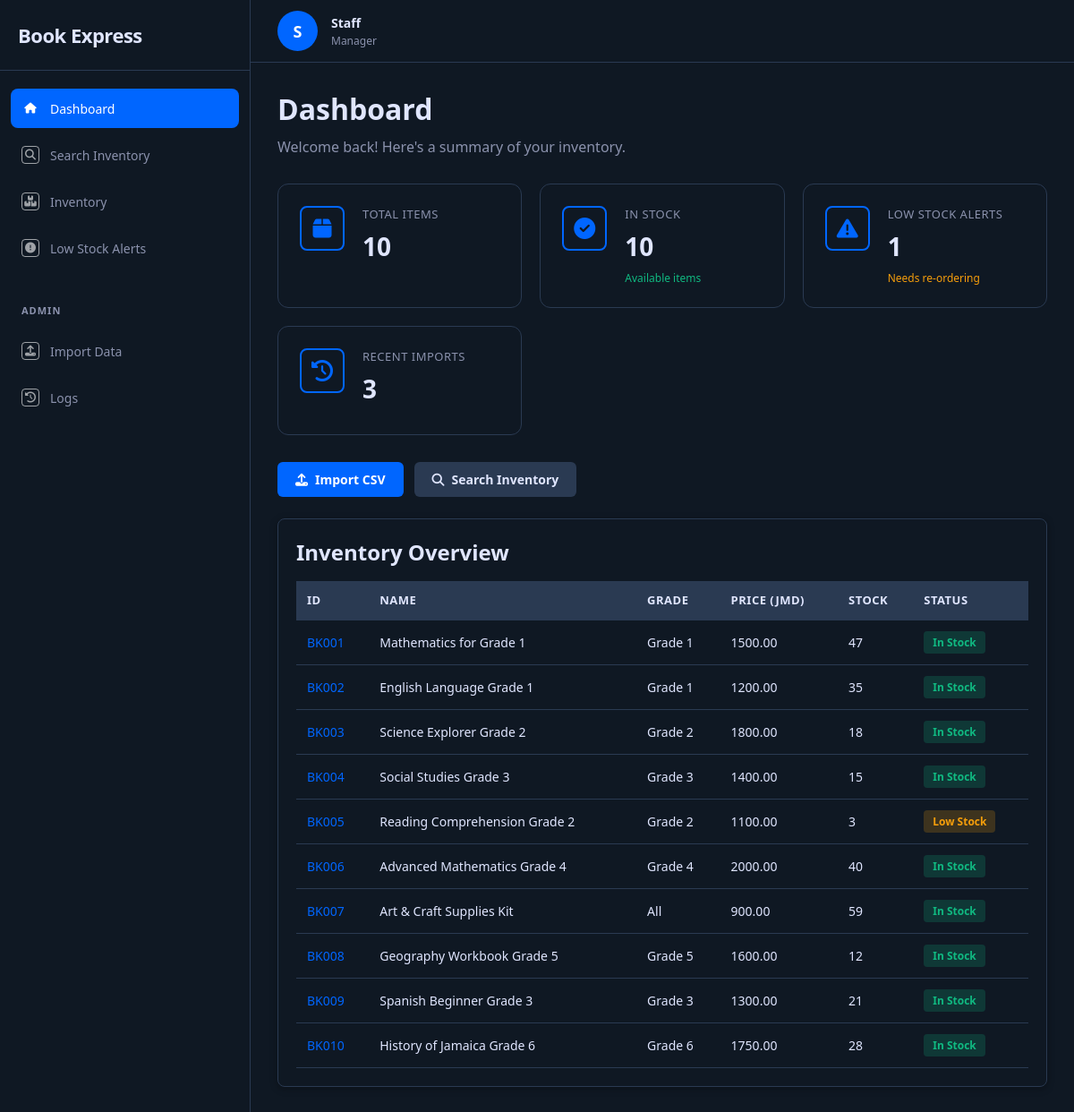
Before: / with the older database file.
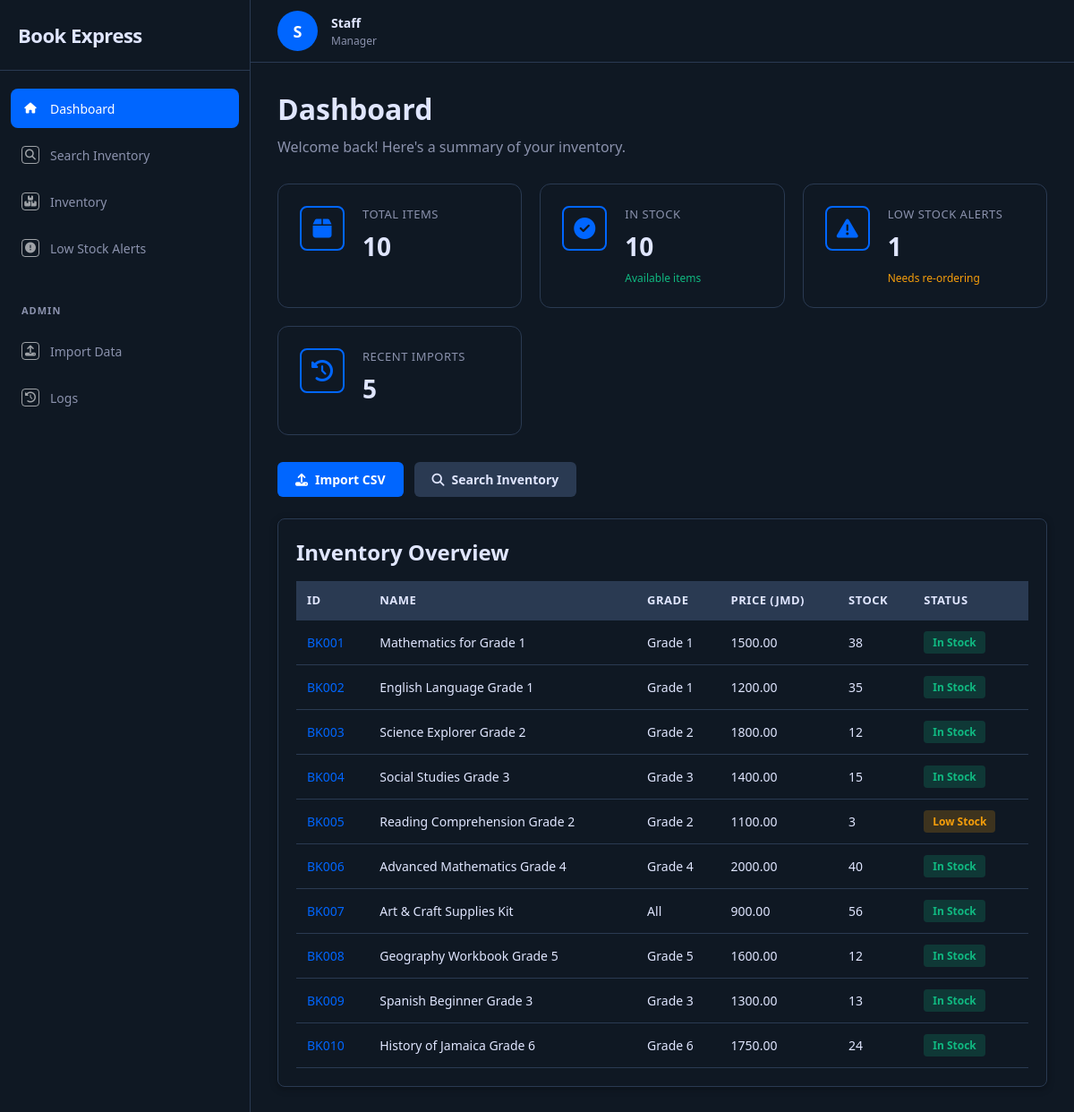
After: the same page with the newer database file.
### tables this page shows
CREATE TABLE inventory_item (
            item_id TEXT PRIMARY KEY,
            item_name TEXT NOT NULL,
            unit_price REAL NOT NULL DEFAULT 0.0,
            stock_quantity INTEGER NOT NULL DEFAULT 0,
            reorder_threshold INTEGER NOT NULL DEFAULT 5,
            grade TEXT,
            subject TEXT,
            availability_status TEXT DEFAULT 'In Stock'
        );

### app.py (the view)
@app.route("/")
def index():
    items = InventoryItem.get_all()
    alerts = LowStockAlert.get_active_alerts()
    logs = ImportLog.get_recent(5)
    return render_template("index.html", items=items, alerts=alerts, logs=logs)

### database.py (called while the page is built)
def get_connection():
    conn = sqlite3.connect(DB_PATH)
    conn.row_factory = sqlite3.Row
    conn.execute("PRAGMA foreign_keys = ON")
    return conn

### entities/ImportLog.py (called while the page is built)
    @staticmethod
    def get_recent(limit: int = 10):
        conn = get_connection()
        rows = conn.execute("SELECT * FROM import_log ORDER BY timestamp DESC LIMIT ?", (limit,)).fetchall()
        conn.close()
        return [ImportLog(
            log_id=r["log_id"], timestamp=r["timestamp"], filename=r["filename"],
            user_id=r["user_id"], total_sales_amount=r["total_sales_amount"],
            records_processed=r["records_processed"], error_count=r["error_count"]
        ) for r in rows]

### entities/InventoryItem.py (called while the page is built)
    @staticmethod
    def get_all():
        conn = get_connection()
        rows = conn.execute("SELECT * FROM inventory_item ORDER BY item_id").fetchall()
        conn.close()
        return [InventoryItem(
            item_id=r["item_id"], item_name=r["item_name"],
            unit_price=r["unit_price"], stock_quantity=r["stock_quantity"],
            reorder_threshold=r["reorder_threshold"], grade=r["grade"],
            subject=r["subject"], availability_status=r["availability_status"]
        ) for r in rows]

### templates/index.html (shortened to what this page needs)
{% extends "base.html" %}
{% set active_page = 'dashboard' %}
{% block content %}
<div class="section-header">
    <h1>Dashboard</h1>
    <p>Welcome back! Here's a summary of your inventory.</p>
</div>
<div class="cards-container">
    <div class="card">
        <div class="card-icon"><i class="fas fa-box"></i></div>
        <div class="card-content">
            <p class="card-label">Total Items</p>
            <p class="card-value">{{ items|length }}</p>
        </div>
    </div>
    <div class="card">
        <div class="card-icon"><i class="fas fa-check-circle"></i></div>
        <div class="card-content">
            <p class="card-label">In Stock</p>
            <p class="card-value">{{ items|selectattr('stock_quantity', 'gt', 0)|list|length }}</p>
            <p class="card-change positive">Available items</p>
        </div>
    </div>
    <div class="card">
        <div class="card-icon"><i class="fas fa-exclamation-triangle"></i></div>
        <div class="card-content">
            <p class="card-label">Low Stock Alerts</p>
            <p class="card-value">{{ alerts|length }}</p>
            <p class="card-change warning">Needs re-ordering</p>
        </div>
    </div>
    <div class="card">
        <div class="card-icon"><i class="fas fa-history"></i></div>
        <div class="card-content">
            <p class="card-label">Recent Imports</p>
            <p class="card-value">{{ logs|length }}</p>
        </div>
    </div>
</div>
<div style="display:flex;gap:12px;margin-bottom:24px">
    <a href="/import" class="btn-primary"><i class="fas fa-upload"></i> Import CSV</a>
    <a href="/search" class="btn-secondary"><i class="fas fa-search"></i> Search Inventory</a>
</div>
<div class="catalogue-container">
    <h2 style="margin-bottom:16px">Inventory Overview</h2>
    <div class="catalogue-table-wrapper">
        <table class="catalogue-table">
            <thead><tr><th>ID</th><th>Name</th><th>Grade</th><th>Price (JMD)</th><th>Stock</th><th>Status</th></tr></thead>
            <tbody>
                {% for item in items %}
                <tr>
                    <td><a href="/item/{{ item.item_id }}" style="color:var(--primary-color);text-decoration:none">{{ item.item_id }}</a></td>
                    <td>{{ item.item_name }}</td><td>{{ item.grade }}</td>
                    <td>{{ "%.2f"|format(item.unit_price) }}</td><td>{{ item.stock_quantity }}</td>
                    <td>{% if item.stock_quantity == 0 %}<span class="badge badge-red">Out of Stock</span>{% elif item.stock_quantity <= item.reorder_threshold %}<span class="badge badge-yellow">Low Stock</span>{% else %}<span class="badge badge-green">In Stock</span>{% endif %}</td>
                </tr>
                {% endfor %}
            </tbody>
        </table>
    </div>
</div>
{% endblock %}

Changed rows visible on the page:
changed inventory_item "BK001": stock_quantity "47" → "38"
changed inventory_item "BK003": stock_quantity "18" → "12"
changed inventory_item "BK007": stock_quantity "59" → "56"
changed inventory_item "BK009": stock_quantity "21" → "13"
changed inventory_item "BK010": stock_quantity "28" → "24"
Other visible differences:
{{ logs|length }}: "3" → "5"
